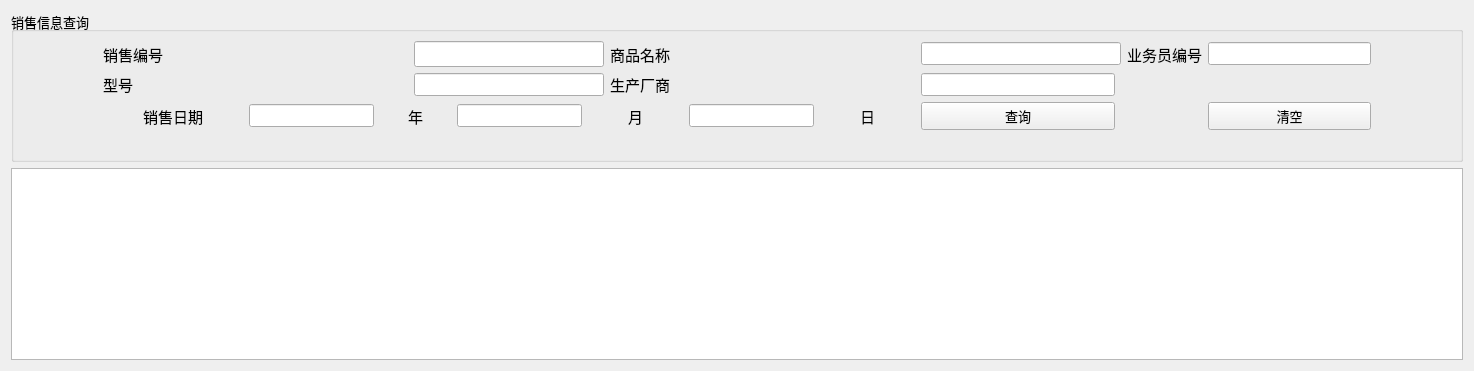
         <widget class="QWidget" name="tab_10">
          <attribute name="title">
           <string>销售表</string>
          </attribute>
          <layout class="QGridLayout" name="gridLayout_18">
           <item row="0" column="0">
            <widget class="QGroupBox" name="groupBox_6">
             <property name="font">
              <font>
               <pointsize>10</pointsize>
              </font>
             </property>
             <property name="title">
              <string>销售信息查询</string>
             </property>
             <layout class="QGridLayout" name="gridLayout_17">
              <item row="1" column="10">
               <spacer name="horizontalSpacer_60">
                <property name="orientation">
                 <enum>Qt::Horizontal</enum>
                </property>
                <property name="sizeHint" stdset="0">
                 <size>
                  <width>40</width>
                  <height>20</height>
                 </size>
                </property>
               </spacer>
              </item>
              <item row="1" column="3">
               <widget class="QLineEdit" name="let_xsbxh">
                <property name="minimumSize">
                 <size>
                  <width>190</width>
                  <height>0</height>
                 </size>
                </property>
                <property name="maximumSize">
                 <size>
                  <width>190</width>
                  <height>16777215</height>
                 </size>
                </property>
               </widget>
              </item>
              <item row="0" column="3">
               <widget class="QLineEdit" name="let_xsbbh">
                <property name="minimumSize">
                 <size>
                  <width>190</width>
                  <height>0</height>
                 </size>
                </property>
                <property name="maximumSize">
                 <size>
                  <width>190</width>
                  <height>16777215</height>
                 </size>
                </property>
                <property name="font">
                 <font>
                  <pointsize>11</pointsize>
                 </font>
                </property>
               </widget>
              </item>
              <item row="5" column="0">
               <spacer name="horizontalSpacer_56">
                <property name="orientation">
                 <enum>Qt::Horizontal</enum>
                </property>
                <property name="sizeHint" stdset="0">
                 <size>
                  <width>40</width>
                  <height>20</height>
                 </size>
                </property>
               </spacer>
              </item>
              <item row="0" column="1">
               <spacer name="horizontalSpacer_57">
                <property name="orientation">
                 <enum>Qt::Horizontal</enum>
                </property>
                <property name="sizeHint" stdset="0">
                 <size>
                  <width>40</width>
                  <height>20</height>
                 </size>
                </property>
               </spacer>
              </item>
              <item row="0" column="4">
               <widget class="QLabel" name="label_63">
                <property name="font">
                 <font>
                  <pointsize>11</pointsize>
                 </font>
                </property>
                <property name="text">
                 <string>商品名称</string>
                </property>
               </widget>
              </item>
              <item row="1" column="2">
               <widget class="QLabel" name="label_61">
                <property name="font">
                 <font>
                  <pointsize>11</pointsize>
                 </font>
                </property>
                <property name="text">
                 <string>型号</string>
                </property>
               </widget>
              </item>
              <item row="1" column="0">
               <spacer name="horizontalSpacer_88">
                <property name="orientation">
                 <enum>Qt::Horizontal</enum>
                </property>
                <property name="sizeHint" stdset="0">
                 <size>
                  <width>40</width>
                  <height>20</height>
                 </size>
                </property>
               </spacer>
              </item>
              <item row="1" column="9">
               <spacer name="horizontalSpacer_92">
                <property name="orientation">
                 <enum>Qt::Horizontal</enum>
                </property>
                <property name="sizeHint" stdset="0">
                 <size>
                  <width>40</width>
                  <height>20</height>
                 </size>
                </property>
               </spacer>
              </item>
              <item row="0" column="10">
               <spacer name="horizontalSpacer_58">
                <property name="orientation">
                 <enum>Qt::Horizontal</enum>
                </property>
                <property name="sizeHint" stdset="0">
                 <size>
                  <width>40</width>
                  <height>20</height>
                 </size>
                </property>
               </spacer>
              </item>
              <item row="0" column="2">
               <widget class="QLabel" name="label_69">
                <property name="font">
                 <font>
                  <pointsize>11</pointsize>
                  <bold>false</bold>
                 </font>
                </property>
                <property name="text">
                 <string>销售编号</string>
                </property>
               </widget>
              </item>
              <item row="0" column="5" colspan="2">
               <widget class="QLineEdit" name="let_xsbspmc">
                <property name="minimumSize">
                 <size>
                  <width>200</width>
                  <height>0</height>
                 </size>
                </property>
               </widget>
              </item>
              <item row="1" column="1">
               <spacer name="horizontalSpacer_65">
                <property name="orientation">
                 <enum>Qt::Horizontal</enum>
                </property>
                <property name="sizeHint" stdset="0">
                 <size>
                  <width>40</width>
                  <height>20</height>
                 </size>
                </property>
               </spacer>
              </item>
              <item row="2" column="2" colspan="3">
               <layout class="QHBoxLayout" name="horizontalLayout_8">
                <item>
                 <spacer name="horizontalSpacer_74">
                  <property name="orientation">
                   <enum>Qt::Horizontal</enum>
                  </property>
                  <property name="sizeHint" stdset="0">
                   <size>
                    <width>40</width>
                    <height>20</height>
                   </size>
                  </property>
                 </spacer>
                </item>
                <item>
                 <widget class="QLabel" name="label_70">
                  <property name="font">
                   <font>
                    <pointsize>11</pointsize>
                   </font>
                  </property>
                  <property name="text">
                   <string>销售日期</string>
                  </property>
                 </widget>
                </item>
                <item>
                 <spacer name="horizontalSpacer_75">
                  <property name="orientation">
                   <enum>Qt::Horizontal</enum>
                  </property>
                  <property name="sizeHint" stdset="0">
                   <size>
                    <width>40</width>
                    <height>20</height>
                   </size>
                  </property>
                 </spacer>
                </item>
                <item>
                 <widget class="QLineEdit" name="let_xsbyear"/>
                </item>
                <item>
                 <spacer name="horizontalSpacer_76">
                  <property name="orientation">
                   <enum>Qt::Horizontal</enum>
                  </property>
                  <property name="sizeHint" stdset="0">
                   <size>
                    <width>28</width>
                    <height>26</height>
                   </size>
                  </property>
                 </spacer>
                </item>
                <item>
                 <widget class="QLabel" name="label_71">
                  <property name="font">
                   <font>
                    <pointsize>11</pointsize>
                   </font>
                  </property>
                  <property name="text">
                   <string>年</string>
                  </property>
                 </widget>
                </item>
                <item>
                 <spacer name="horizontalSpacer_77">
                  <property name="orientation">
                   <enum>Qt::Horizontal</enum>
                  </property>
                  <property name="sizeHint" stdset="0">
                   <size>
                    <width>28</width>
                    <height>26</height>
                   </size>
                  </property>
                 </spacer>
                </item>
                <item alignment="Qt::AlignHCenter">
                 <widget class="QLineEdit" name="let_xsbmoon"/>
                </item>
                <item>
                 <spacer name="horizontalSpacer_78">
                  <property name="orientation">
                   <enum>Qt::Horizontal</enum>
                  </property>
                  <property name="sizeHint" stdset="0">
                   <size>
                    <width>40</width>
                    <height>20</height>
                   </size>
                  </property>
                 </spacer>
                </item>
                <item>
                 <widget class="QLabel" name="label_72">
                  <property name="font">
                   <font>
                    <pointsize>11</pointsize>
                   </font>
                  </property>
                  <property name="text">
                   <string>月</string>
                  </property>
                 </widget>
                </item>
                <item>
                 <spacer name="horizontalSpacer_79">
                  <property name="orientation">
                   <enum>Qt::Horizontal</enum>
                  </property>
                  <property name="sizeHint" stdset="0">
                   <size>
                    <width>40</width>
                    <height>20</height>
                   </size>
                  </property>
                 </spacer>
                </item>
                <item>
                 <widget class="QLineEdit" name="let_xsbday"/>
                </item>
                <item>
                 <spacer name="horizontalSpacer_86">
                  <property name="orientation">
                   <enum>Qt::Horizontal</enum>
                  </property>
                  <property name="sizeHint" stdset="0">
                   <size>
                    <width>40</width>
                    <height>20</height>
                   </size>
                  </property>
                 </spacer>
                </item>
                <item>
                 <widget class="QLabel" name="label_73">
                  <property name="font">
                   <font>
                    <pointsize>11</pointsize>
                   </font>
                  </property>
                  <property name="text">
                   <string>日</string>
                  </property>
                 </widget>
                </item>
                <item>
                 <spacer name="horizontalSpacer_93">
                  <property name="orientation">
                   <enum>Qt::Horizontal</enum>
                  </property>
                  <property name="sizeHint" stdset="0">
                   <size>
                    <width>40</width>
                    <height>20</height>
                   </size>
                  </property>
                 </spacer>
                </item>
               </layout>
              </item>
              <item row="0" column="7">
               <widget class="QLabel" name="label_74">
                <property name="font">
                 <font>
                  <pointsize>11</pointsize>
                 </font>
                </property>
                <property name="text">
                 <string>业务员编号</string>
                </property>
               </widget>
              </item>
              <item row="0" column="8">
               <widget class="QLineEdit" name="let_xsbywybh">
                <property name="minimumSize">
                 <size>
                  <width>163</width>
                  <height>0</height>
                 </size>
                </property>
               </widget>
              </item>
              <item row="1" column="4">
               <widget class="QLabel" name="label_75">
                <property name="font">
                 <font>
                  <pointsize>11</pointsize>
                 </font>
                </property>
                <property name="text">
                 <string>生产厂商</string>
                </property>
               </widget>
              </item>
              <item row="1" column="5">
               <widget class="QLineEdit" name="let_xsbsccs"/>
              </item>
              <item row="2" column="5">
               <widget class="QPushButton" name="btn_xsbcx">
                <property name="font">
                 <font>
                  <pointsize>10</pointsize>
                 </font>
                </property>
                <property name="text">
                 <string>查询</string>
                </property>
               </widget>
              </item>
              <item row="2" column="8">
               <widget class="QPushButton" name="btn_xsbclear">
                <property name="maximumSize">
                 <size>
                  <width>165</width>
                  <height>16777215</height>
                 </size>
                </property>
                <property name="font">
                 <font>
                  <pointsize>10</pointsize>
                 </font>
                </property>
                <property name="text">
                 <string>清空</string>
                </property>
               </widget>
              </item>
             </layout>
            </widget>
           </item>
           <item row="1" column="0">
            <widget class="QTableWidget" name="tw_xsb">
             <property name="font">
              <font>
               <pointsize>10</pointsize>
              </font>
             </property>
            </widget>
           </item>
          </layout>
         </widget>
